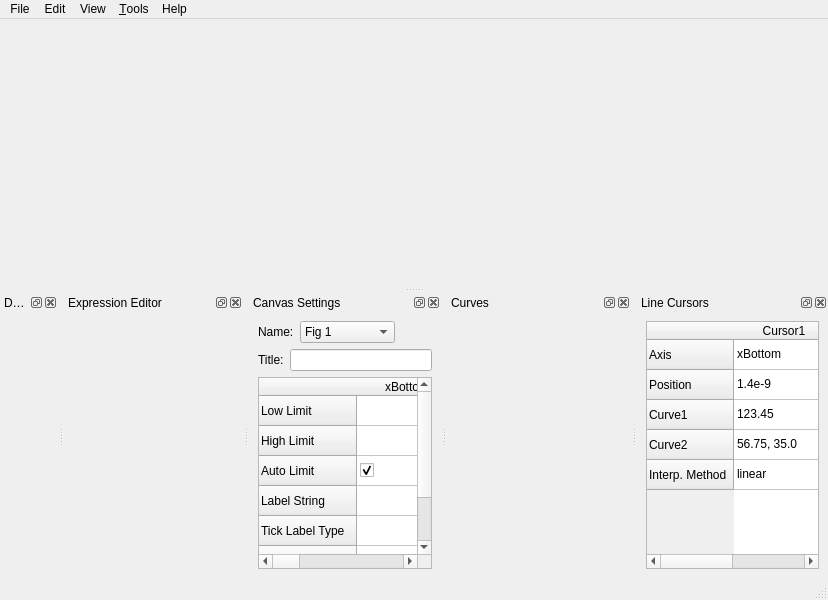
<?xml version="1.0" encoding="UTF-8"?>
<ui version="4.0">
 <class>MainWindow</class>
 <widget class="QMainWindow" name="MainWindow">
  <property name="geometry">
   <rect>
    <x>0</x>
    <y>0</y>
    <width>828</width>
    <height>600</height>
   </rect>
  </property>
  <property name="windowTitle">
   <string>HLA Plotter</string>
  </property>
  <widget class="QWidget" name="centralwidget"/>
  <widget class="QMenuBar" name="menubar">
   <property name="geometry">
    <rect>
     <x>0</x>
     <y>0</y>
     <width>828</width>
     <height>23</height>
    </rect>
   </property>
   <widget class="QMenu" name="menuFile">
    <property name="title">
     <string>File</string>
    </property>
   </widget>
   <widget class="QMenu" name="menuEdit">
    <property name="title">
     <string>Edit</string>
    </property>
   </widget>
   <widget class="QMenu" name="menuView">
    <property name="title">
     <string>View</string>
    </property>
   </widget>
   <widget class="QMenu" name="menuTools">
    <property name="title">
     <string>&amp;Tools</string>
    </property>
   </widget>
   <widget class="QMenu" name="menuHelp">
    <property name="title">
     <string>Help</string>
    </property>
   </widget>
   <addaction name="menuFile"/>
   <addaction name="menuEdit"/>
   <addaction name="menuView"/>
   <addaction name="menuTools"/>
   <addaction name="menuHelp"/>
  </widget>
  <widget class="QStatusBar" name="statusbar"/>
  <widget class="QDockWidget" name="dockWidget_datasets">
   <property name="minimumSize">
    <size>
     <width>0</width>
     <height>0</height>
    </size>
   </property>
   <property name="allowedAreas">
    <set>Qt::AllDockWidgetAreas</set>
   </property>
   <property name="windowTitle">
    <string>Datasets</string>
   </property>
   <attribute name="dockWidgetArea">
    <number>8</number>
   </attribute>
   <widget class="QWidget" name="dockWidgetContents_6"/>
  </widget>
  <widget class="QDockWidget" name="dockWidget_expression_editor">
   <property name="minimumSize">
    <size>
     <width>179</width>
     <height>154</height>
    </size>
   </property>
   <property name="allowedAreas">
    <set>Qt::AllDockWidgetAreas</set>
   </property>
   <property name="windowTitle">
    <string>Expression Editor</string>
   </property>
   <attribute name="dockWidgetArea">
    <number>8</number>
   </attribute>
   <widget class="QWidget" name="dockWidgetContents_8"/>
  </widget>
  <widget class="QDockWidget" name="dockWidget_canvas_settings">
   <property name="minimumSize">
    <size>
     <width>161</width>
     <height>187</height>
    </size>
   </property>
   <property name="allowedAreas">
    <set>Qt::AllDockWidgetAreas</set>
   </property>
   <property name="windowTitle">
    <string>Canvas Settings</string>
   </property>
   <attribute name="dockWidgetArea">
    <number>8</number>
   </attribute>
   <widget class="QWidget" name="dockWidgetContents_9">
    <layout class="QGridLayout" name="gridLayout_2">
     <item row="0" column="0">
      <layout class="QHBoxLayout" name="horizontalLayout">
       <item>
        <widget class="QLabel" name="label">
         <property name="text">
          <string>Name:</string>
         </property>
        </widget>
       </item>
       <item>
        <widget class="QComboBox" name="comboBox">
         <item>
          <property name="text">
           <string>Fig 1</string>
          </property>
         </item>
         <item>
          <property name="text">
           <string>Fig 2 (2,2,1)</string>
          </property>
         </item>
         <item>
          <property name="text">
           <string>Fig 2 (2,2,2)</string>
          </property>
         </item>
         <item>
          <property name="text">
           <string>Fig 2 (2,2,3)</string>
          </property>
         </item>
         <item>
          <property name="text">
           <string>Fig 2 (2,2,4)</string>
          </property>
         </item>
        </widget>
       </item>
       <item>
        <spacer name="horizontalSpacer">
         <property name="orientation">
          <enum>Qt::Horizontal</enum>
         </property>
         <property name="sizeHint" stdset="0">
          <size>
           <width>25</width>
           <height>22</height>
          </size>
         </property>
        </spacer>
       </item>
      </layout>
     </item>
     <item row="1" column="0">
      <layout class="QHBoxLayout" name="horizontalLayout_2">
       <item>
        <widget class="QLabel" name="label_2">
         <property name="text">
          <string>Title:</string>
         </property>
        </widget>
       </item>
       <item>
        <widget class="QLineEdit" name="lineEdit"/>
       </item>
      </layout>
     </item>
     <item row="2" column="0">
      <widget class="QTableWidget" name="tableWidget_canvas_settings">
       <row>
        <property name="text">
         <string>Low Limit</string>
        </property>
       </row>
       <row>
        <property name="text">
         <string>High Limit</string>
        </property>
       </row>
       <row>
        <property name="text">
         <string>Auto Limit</string>
        </property>
       </row>
       <row>
        <property name="text">
         <string>Label String</string>
        </property>
       </row>
       <row>
        <property name="text">
         <string>Tick Label Type</string>
        </property>
       </row>
       <row>
        <property name="text">
         <string>Linear/Log</string>
        </property>
       </row>
       <row>
        <property name="text">
         <string>Show Tick Label</string>
        </property>
       </row>
       <column>
        <property name="text">
         <string>xBottom</string>
        </property>
       </column>
       <column>
        <property name="text">
         <string>yLeft1</string>
        </property>
       </column>
       <column>
        <property name="text">
         <string>yLeft2</string>
        </property>
       </column>
       <column>
        <property name="text">
         <string>yLeft3</string>
        </property>
       </column>
       <column>
        <property name="text">
         <string>yLeft4</string>
        </property>
       </column>
       <column>
        <property name="text">
         <string>yRight</string>
        </property>
       </column>
       <column>
        <property name="text">
         <string>yRight2</string>
        </property>
       </column>
       <column>
        <property name="text">
         <string>yRight3</string>
        </property>
       </column>
       <column>
        <property name="text">
         <string>yRight4</string>
        </property>
       </column>
       <item row="2" column="0">
        <property name="text">
         <string/>
        </property>
        <property name="checkState">
         <enum>Checked</enum>
        </property>
        <property name="flags">
         <set>ItemIsDragEnabled|ItemIsUserCheckable|ItemIsEnabled</set>
        </property>
       </item>
       <item row="6" column="0">
        <property name="text">
         <string/>
        </property>
        <property name="checkState">
         <enum>Checked</enum>
        </property>
        <property name="flags">
         <set>ItemIsDragEnabled|ItemIsUserCheckable|ItemIsEnabled</set>
        </property>
       </item>
      </widget>
     </item>
    </layout>
   </widget>
  </widget>
  <widget class="QDockWidget" name="dockWidget_curves">
   <property name="minimumSize">
    <size>
     <width>184</width>
     <height>150</height>
    </size>
   </property>
   <property name="allowedAreas">
    <set>Qt::AllDockWidgetAreas</set>
   </property>
   <property name="windowTitle">
    <string>Curves</string>
   </property>
   <attribute name="dockWidgetArea">
    <number>8</number>
   </attribute>
   <widget class="QWidget" name="dockWidgetContents_2"/>
  </widget>
  <widget class="QDockWidget" name="dockWidget_line_cursors">
   <property name="minimumSize">
    <size>
     <width>96</width>
     <height>121</height>
    </size>
   </property>
   <property name="allowedAreas">
    <set>Qt::AllDockWidgetAreas</set>
   </property>
   <property name="windowTitle">
    <string>Line Cursors</string>
   </property>
   <attribute name="dockWidgetArea">
    <number>8</number>
   </attribute>
   <widget class="QWidget" name="dockWidgetContents_3">
    <layout class="QGridLayout" name="gridLayout_6">
     <item row="0" column="0">
      <widget class="QTableWidget" name="tableWidget_3">
       <row>
        <property name="text">
         <string>Axis</string>
        </property>
       </row>
       <row>
        <property name="text">
         <string>Position</string>
        </property>
       </row>
       <row>
        <property name="text">
         <string>Curve1</string>
        </property>
       </row>
       <row>
        <property name="text">
         <string>Curve2</string>
        </property>
       </row>
       <row>
        <property name="text">
         <string>Interp. Method</string>
        </property>
       </row>
       <column>
        <property name="text">
         <string>Cursor1</string>
        </property>
       </column>
       <column>
        <property name="text">
         <string>Cursor2</string>
        </property>
       </column>
       <item row="0" column="0">
        <property name="text">
         <string>xBottom</string>
        </property>
       </item>
       <item row="0" column="1">
        <property name="text">
         <string>yLeft1</string>
        </property>
       </item>
       <item row="1" column="0">
        <property name="text">
         <string>1.4e-9</string>
        </property>
       </item>
       <item row="1" column="1">
        <property name="text">
         <string>100</string>
        </property>
       </item>
       <item row="2" column="0">
        <property name="text">
         <string>123.45</string>
        </property>
       </item>
       <item row="2" column="1">
        <property name="text">
         <string>...</string>
        </property>
       </item>
       <item row="3" column="0">
        <property name="text">
         <string>56.75, 35.0</string>
        </property>
       </item>
       <item row="3" column="1">
        <property name="text">
         <string>...</string>
        </property>
       </item>
       <item row="4" column="0">
        <property name="text">
         <string>linear</string>
        </property>
       </item>
       <item row="4" column="1">
        <property name="text">
         <string>nearest, ...</string>
        </property>
       </item>
      </widget>
     </item>
    </layout>
   </widget>
  </widget>
 </widget>
 <resources/>
 <connections/>
</ui>
